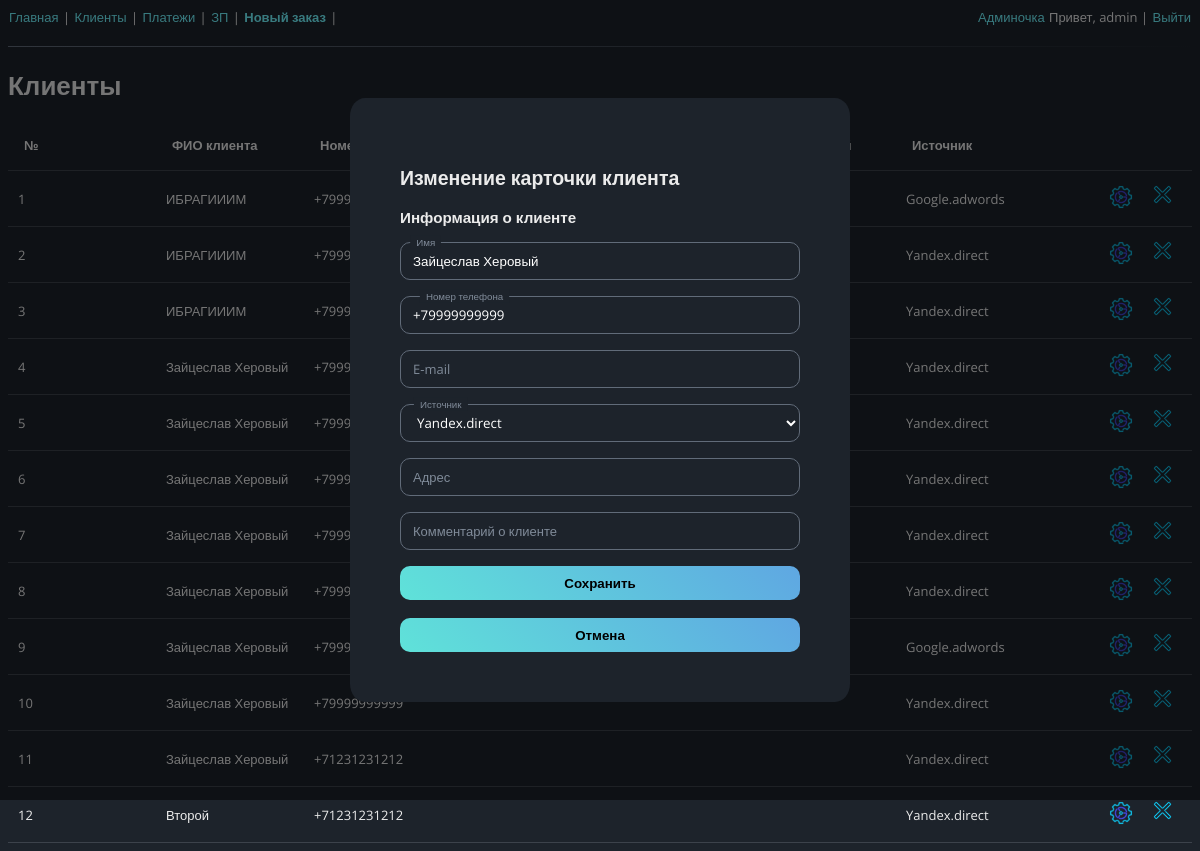
/clients/4/edit (signed in), run on an earlier commit of the app's database.
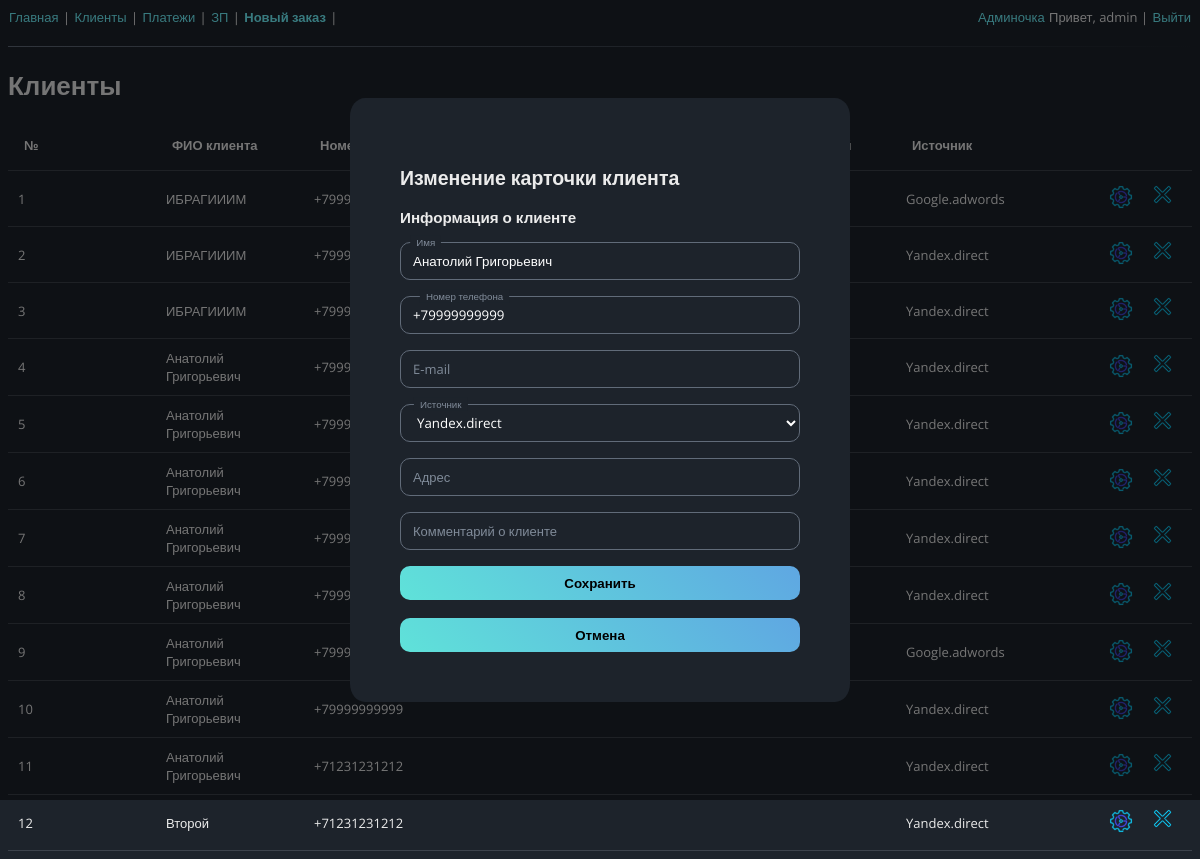
And on a later commit of the database.
### clients/models.py (models this page shows, shortened)
class Client(models.Model):
    name = models.CharField(max_length=40, verbose_name='Имя')
    tel = models.CharField(max_length=15, verbose_name='Номер телефона')
    email = models.EmailField(blank=True, default='', verbose_name='E-mail')
    source = models.ForeignKey(ClientSource, on_delete=models.PROTECT,
                               null=True, blank=True, verbose_name='Источник')
    adress = models.CharField(max_length=150, blank=True, default='', verbose_name='Адрес')
    comment_client = models.CharField(max_length=50, blank=True, default='',
                                      verbose_name='Комментарий о клиенте')

class ClientSource(models.Model):
    source = models.CharField(max_length=30, default='', blank=True)
    def __str__(self):
        return self.source

### clients/views.py (the view, shortened to what this page needs)
# urls.py: path('<int:client_id>/edit', EditClient.as_view(), name='edit_client'),
class EditClient(PermissionRequiredMixin, UpdateView):
    permission_required = 'clients.change_client'
    login_url = reverse_lazy('login')
    model = Client
    form_class = ClientForm
    template_name = 'edit_client.html'
    pk_url_kwarg = 'client_id'
    def get_context_data(self, **kwargs):
        context = {}
        if 'order_id' in self.request.GET:
            order = Order.objects.get(pk=self.request.GET.get('order_id'))
            context = order.get_order_data_cached()
            context['template_name'] = 'order.html'
        else:
            context['clients'] = Client.objects.all()
            context['template_name'] = 'clients.html'
        if 'form' not in kwargs:
            context['form'] = ClientForm(instance=self.object)
        else:
            context['form'] = kwargs['form']
        return context

### clients/templates/edit_client.html (shortened to what this page needs)
{% extends template_name %}
{% block popup %}
{% if perms.clients.change_client %}
<div class="popup open" id="edit_client_popup">
    <div class="popup__box">
        <h2>Изменение карточки клиента <br>{{client.name}} </h2>
        <form method="POST">
            <h3><label>Информация о клиенте</label></h3>
            {% for field in form %}
            <div class="text-field text-field_floating">
                {{ field }}
                <label for="form.id_for_label" class="text-field__label">{{ field.label }}</label>
            </div>
            {% endfor %}
            <input class="button form_button" type="submit" value="Сохранить">
            <br>
            {% if template_name == 'order.html' %}
            <input class="button form_button" type="button"
                onclick="window.location.href = '{% url 'order' order.pk %}';" value="Отмена">
            {% elif template_name == 'clients.html' %}
            <input class="button form_button" type="button"
                onclick="window.location.href = '{% url 'clients' %}';" value="Отмена">
            {% endif %}
        </form>
    </div>
</div>
{% endif %}
{% endblock popup %}

### clients/templates/clients.html (shortened to what this page needs)
{% extends "base.html" %}
{% load static %}
{% block header %}Клиенты{% endblock header %}
{% block content%}
{% block popup %} {% endblock popup %}
<table class="full_width">
    <thead>
        <th>№</th>
        <th>ФИО клиента</th>
        <th>Номер телефона</th>
        <th>E-mail</th>
        <th>Адрес</th>
        <th>Комментарий</th>
        <th>Источник</th>
        <th></th>
    </thead>
    {% for client in clients %}
        <tbody>
            <tr>
                <td>{{ client.id }}</td>
                <td>{{ client.name }}</td>
                <td>{{ client.tel }}</td>
                <td>{{ client.email }}</td>
                <td>{{ client.adress }}</td>
                <td>{{ client.comment_client }}</td>
                <td>{{ client.source }}</td>
                <td>
                    {% if perms.clients.delete_client %}
                        <button class="icon_button last">
                            <a href="{% url 'clients' %}?action=client_delete&client_id={{client.id}}">
                                <img src="{% static 'icons/delete.png' %}" height="25">
                            </a>
                        </button>
                    {% endif %}
                    {% if perms.clients.change_client %}
                        <button class="icon_button last">
                            <a href="{% url 'edit_client' client.id %}">
                                <img src="{% static 'icons/edit2.png' %}" height="30">
                            </a>
                        </button>
                    {% endif %}
                 </td>
            </tr>
        </tbody>
    {% endfor %}
</table>
{% endblock content %}

What changed in the data, as far as the page shows it:
changed Client id 4: name "Зайцеслав Херовый" → "Анатолий Григорьевич"
changed Client id 5: name "Зайцеслав Херовый" → "Анатолий Григорьевич"
changed Client id 6: name "Зайцеслав Херовый" → "Анатолий Григорьевич"
changed Client id 7: name "Зайцеслав Херовый" → "Анатолий Григорьевич"
changed Client id 8: name "Зайцеслав Херовый" → "Анатолий Григорьевич"
changed Client id 9: name "Зайцеслав Херовый" → "Анатолий Григорьевич"
changed Client id 10: name "Зайцеслав Херовый" → "Анатолий Григорьевич"
changed Client id 11: name "Зайцеслав Херовый" → "Анатолий Григорьевич"
